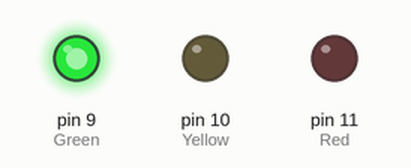
Simulated run of this sketch. Board: Arduino Uno, built with avr-gcc and run on an emulated ATmega328P. Shown: output pins drawn as LEDs (lit = HIGH). What the sketch prints to the serial monitor is not drawn.

Above: at 1.5 s.
At 3.5 s:
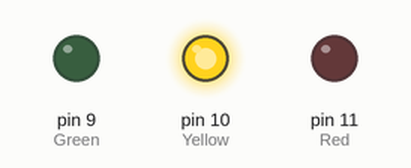
At 5.5 s:
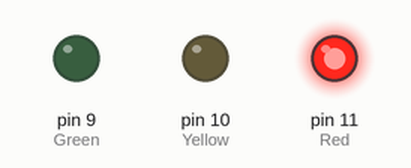
Timing chart, 0 to 9.1 s (numbered marks = the images above):
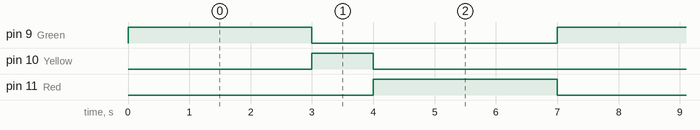

The sketch:

6_trafficlight.ino
```cpp
#define Green 9
#define Yellow 10
#define Red 11

void setup(){
  pinMode(Green,OUTPUT);
  pinMode(Yellow,OUTPUT);
  pinMode(Red,OUTPUT);
  digitalWrite(Green,LOW);
  digitalWrite(Yellow,LOW);
  digitalWrite(Red,LOW);
  Serial.begin(9600);
  Serial.println("Start");
}

void loop(){
  digitalWrite(Green,HIGH);
  delay(3000);
  digitalWrite(Green,LOW);
  digitalWrite(Yellow,HIGH);
  delay(1000);
  digitalWrite(Yellow,LOW);
  digitalWrite(Red,HIGH);
  delay(3000);
  digitalWrite(Red,LOW);
}
```

Measured:
- by itself, pin 9 (Green), pin 11 (Red): alternates HIGH for 3.0 s and LOW for 4.0 s
- by itself, pin 10 (Yellow): alternates HIGH for 1.0 s and LOW for 6.0 s
- by itself, everything shown: repeats every 7.0 s, in 4 steps
